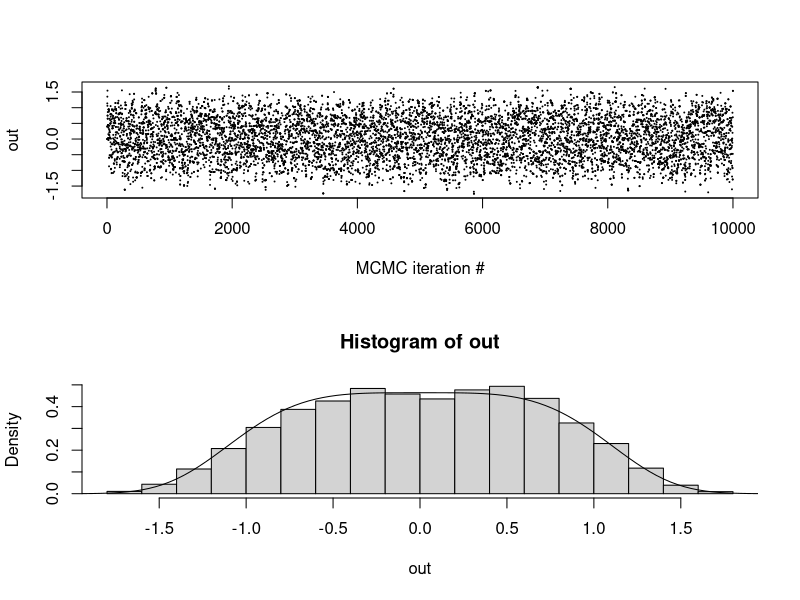
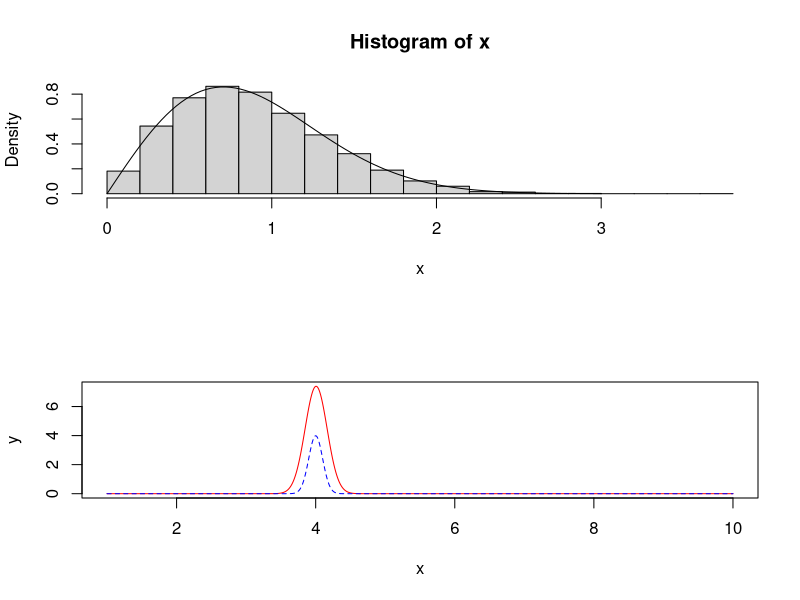

Here is the R script that generated these plots, in order:
## ---- chunk 1
rm(list = ls())
## ---- chunk 2
# general 1d Gaussian proposal random walk MH
oneD.RWMH <- function(lprob, #notice log-density kernel!
                     sigma=1.0,
                     theta1=0.0,
                     n.iter=10000){
  # space for output
  output <- numeric(n.iter)
  # first iterate given
  output[1] <- theta1
  
  # main iteration loop
  for(t in 2:n.iter){
    # proposal
    thetaStar <- output[t-1] + rnorm(1,sd=sigma)
    # accept probability, for numerical stability we compute
    # the log-accept prob, and then take exp
    alpha <- exp(min(0.0,lprob(thetaStar)-lprob(output[t-1])))
    # accept/reject step
    if(runif(1)<alpha && is.finite(alpha)){
      output[t] <- thetaStar
    } else {
      output[t] <- output[t-1]
    }
  }
  return(output)
} 

# Logartihm of pdf (needed for metropolis hastings from slides)
logpdf <- function(x){
  c <- log((2^0.25 * gamma(3/4)) / pi)
  return(c - x^4/2)
}

# pdf from mandatory pdf
pdf <- function(x) {
  return ((2^0.25*gamma(3/4)/pi) * exp(-x^4 / 2))
}


# sample n samples
n <- 10000
out <- oneD.RWMH(logpdf, theta1 = 0.0, sigma=1, n.iter = n)

# plot 
par(mfrow=c(2,1))
plot(1:length(out),out,pch=20,cex=0.1,xlab="MCMC iteration #")
hist(out, probability = TRUE)
curve(pdf, add = TRUE, -2, 2)
## ---- chunk 3
# Use inverse sampling method to sample from
# p(x) = 2x exp(-x^2)
inverse_sampling <- function(Nsamples) {
  # Sample n samples from uniform distribution
  u <- runif(Nsamples)
  # Return X = F^-1(U)
  return(sqrt(-log(1-u)))
}

# PDF
pdf2 <- function(x) {
  return(2*x * exp(-x^2))
}

x <- inverse_sampling(10000)
hist(x, probability = TRUE)
curve(pdf2, 0, 3, add = TRUE)
## ---- chunk 4
g <- function(x) {
 exp(sqrt(x))*exp(-20*(x-4)^2)
}

f <- function(x) {
  dnorm(x, mean=4, sd=0.1)
}

x<-seq(1,10,0.01); y1=g(x); y2=f(x)
plot(x, y1, type="l", pch=19, col="red", xlab="x", ylab="y")
lines(x, y2, pch=18, col="blue", type="l", lty=2)
legend(1, 95, legend=c("Line 1", "Line 2"),
       col=c("red", "blue"), lty=1:2, cex=0.8)
## ---- chunk 5
importance <- function(Nsamp) {
  # Sample from f
  x <- rnorm(Nsamp, 4, 0.1)
  # calculate empirical mean
  return(mean((g(x)*(x>0))/(f(x))))
}

# Estimate of integral using importance sampling
importance(100000)
# Numerical integration
integrate(g, 0, Inf)$value
